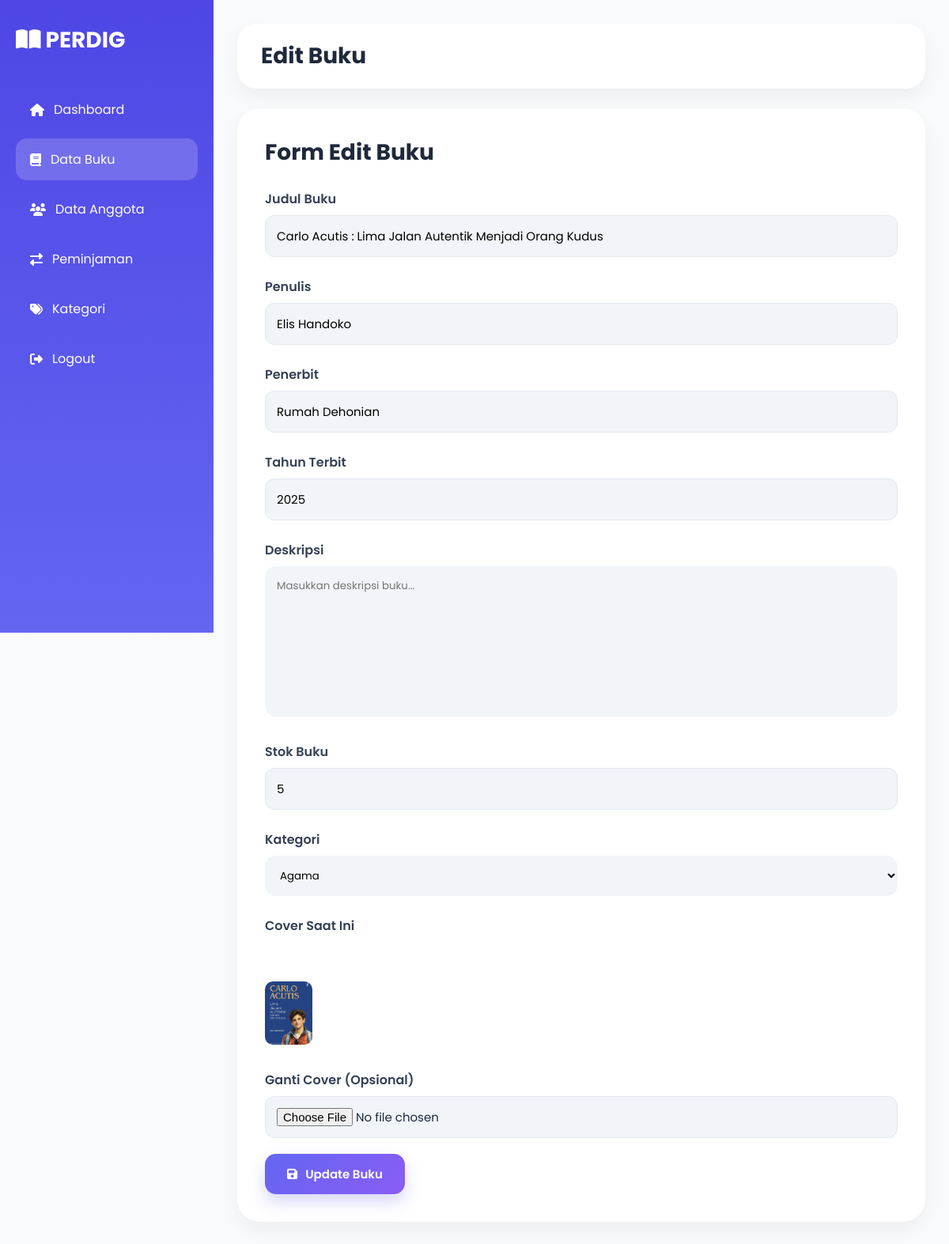
Page /admin/edit-buku.php?id=7 on the committed database.
### tables this page shows
CREATE TABLE `buku` (
  `id_buku` int(11) NOT NULL,
  `judul` varchar(200) NOT NULL,
  `penulis` varchar(100) NOT NULL,
  `penerbit` varchar(100) DEFAULT NULL,
  `tahun_terbit` year(4) DEFAULT NULL,
  `stok` int(11) DEFAULT 0,
  `cover` varchar(255) DEFAULT NULL,
  `deskripsi` text DEFAULT NULL,
  `id_kategori` int(11) DEFAULT NULL
);

CREATE TABLE `kategori` (
  `id_kategori` int(11) NOT NULL,
  `nama_kategori` varchar(100) NOT NULL
);

### admin/edit-buku.php (the view, shortened to what this page needs)
<?php
include '../koneksi.php';
$id = $_GET['id'];
$buku = mysqli_query($koneksi,"
SELECT * FROM buku
WHERE id_buku='$id'
");
$dataBuku = mysqli_fetch_assoc($buku);
$kategori = mysqli_query($koneksi,"
SELECT * FROM kategori
");
?>
<!DOCTYPE html>
<html lang="id">
<head>
<link rel="stylesheet"
href="https://cdnjs.cloudflare.com/ajax/libs/font-awesome/6.5.1/css/all.min.css">
<link rel="stylesheet"
href="../style.css">
</head>
<body>
<div class="wrapper">
    <div class="sidebar">
        <div class="logo">
            <i class="fas fa-book-open"></i>
            PERDIG
        </div>
        <ul class="menu">
            <li>
                <a href="index.php">
                    <i class="fas fa-home"></i>
                    <span>Dashboard</span>
                </a>
            </li>
            <li class="active">
                <a href="buku.php">
                    <i class="fas fa-book"></i>
                    <span>Data Buku</span>
                </a>
            </li>
            <li>
                <a href="anggota.php">
                    <i class="fas fa-users"></i>
                    <span>Data Anggota</span>
                </a>
            </li>
            <li>
                <a href="peminjaman.php">
                    <i class="fas fa-exchange-alt"></i>
                    <span>Peminjaman</span>
                </a>
            </li>
            <li>
                <a href="kategori.php">
                    <i class="fas fa-tags"></i>
                    <span>Kategori</span>
                </a>
            </li>
            <li>
                <a href="../logout.php">
                    <i class="fas fa-sign-out-alt"></i>
                    <span>Logout</span>
                </a>
            </li>
        </ul>
    </div>
    <div class="main">
        <div class="topbar">
            <h2>Edit Buku</h2>
        </div>
        <div class="form-container">
            <div class="form-header">
                <h3>Form Edit Buku</h3>
            </div>
            <form method="POST"
            enctype="multipart/form-data">
                <div class="form-group">
                    <label>Judul Buku</label>
                    <input
                    type="text"
                    name="judul"
                    value="<?= $dataBuku['judul']; ?>"
                    required>
                </div>
                <div class="form-group">
                    <label>Penulis</label>
                    <input
                    type="text"
                    name="penulis"
                    value="<?= $dataBuku['penulis']; ?>"
                    required>
                </div>
                <div class="form-group">
                    <label>Penerbit</label>
                    <input
                    type="text"
                    name="penerbit"
                    value="<?= $dataBuku['penerbit']; ?>"
                    required>
                </div>
                <div class="form-group">
                    <label>Tahun Terbit</label>
                    <input
                    type="number"
                    name="tahun"
                    value="<?= $dataBuku['tahun_terbit']; ?>"
                    required>
                </div>
                <div class="form-group">
                    <label>Deskripsi</label>
                    <textarea
                    name="deskripsi"
                    rows="8"
                    placeholder="Masukkan deskripsi buku..."><?= isset($data) ? $data['deskripsi'] : ''; ?></textarea>
                </div>
                <div class="form-group">
                    <label>Stok Buku</label>
                    <input
                    type="number"
                    name="stok"
                    value="<?= $dataBuku['stok']; ?>"
                    required>
                </div>
                <div class="form-group">
                    <label>Kategori</label>
                    <select name="kategori" required>
                        <?php
                        while($kat = mysqli_fetch_assoc($kategori)){
                        ?>
                        <option
                        value="<?= $kat['id_kategori']; ?>"
                        <?= ($kat['id_kategori'] == $dataBuku['id_kategori']) ? 'selected' : ''; ?>>
                        <?= $kat['nama_kategori']; ?>
                        </option>
                        <?php } ?>
                    </select>
                </div>
                <div class="form-group">
                    <label>Cover Saat Ini</label>
                    <br><br>
                    <img
                    src="../uploads/<?= $dataBuku['cover']; ?>"
                    class="book-cover">
                </div>
                <div class="form-group">
                    <label>Ganti Cover (Opsional)</label>
                    <input
                    type="file"
                    name="cover">
                </div>
                <button
                type="submit"
                name="submit"
                class="btn-submit">
                    <i class="fas fa-save"></i>
                    Update Buku
                </button>
            </form>
        </div>
    </div>
</div>
</body>
</html>

### style.css (style rules this page uses)
* { margin:0; padding:0; box-sizing:border-box; font-family:'Poppins',sans-serif; }
body { background:#f8fafc; color:#1e293b; }
a { text-decoration:none; }
.wrapper { display:flex; min-height:100vh; }
.main { flex:1; margin-left:270px; padding:30px; }
.sidebar { width:270px; height:100vh; position:fixed; left:0; top:0; background:linear-gradient( 180deg, #4f46e5, #6366f1 ); padding:30px 20px; }
.logo { color:white; font-size:28px; font-weight:700; margin-bottom:40px; }
.menu { list-style:none; }
.menu li { margin-bottom:10px; }
.menu li a { display:flex; align-items:center; gap:12px; color:white; padding:14px 18px; border-radius:14px; transition:0.3s; }
.menu .active a { background:rgba(255,255,255,0.18); }
.topbar { background:white; padding:20px 30px; border-radius:24px; margin-bottom:25px; box-shadow: 0 10px 25px rgba(0,0,0,0.05); }
.topbar h2 { font-size:28px; }
.book-cover { width:60px; height:80px; object-fit:cover; border-radius:10px; }
.form-container { max-width:900px; background:white; padding:35px; border-radius:28px; box-shadow: 0 10px 25px rgba(0,0,0,0.05); }
.form-header { margin-bottom:25px; }
.form-header h3 { font-size:28px; }
.form-group { margin-bottom:20px; }
.form-group label { display:block; margin-bottom:8px; font-weight:600; }
.form-group input, .form-group select, .form-group textarea { width:100%; padding:15px; border:none; border-radius:14px; background:#f1f5f9; outline:none; }
.form-group textarea { min-height:120px; resize:none; }
.btn-submit { border:none; outline:none; background:linear-gradient( 135deg, #6366f1, #8b5cf6 ); color:white; padding:14px 28px; border-radius:14px; font-size:15px; font-weight:600; cursor:pointer; display:inline-flex; align-items:center; gap:10px; transition:0.3s; box-shadow: 0 10px 20px rgba(99,102,241,0.25); }
.form-group { margin-top:25px; }
.form-group label { display:block; margin-bottom:10px; font-weight:600; }
.form-group input { width:100%; padding:14px; border:1px solid #e2e8f0; border-radius:12px; font-size:15px; }
.form-group label { display:block; margin-bottom:8px; font-weight:600; color:#334155; }
textarea { width:100%; padding:12px; border:1px solid #ddd; border-radius:12px; resize:vertical; font-family:'Poppins',sans-serif; }

### rows in the picture
buku: judul "Carlo Acutis : Lima Jalan Autentik Menjadi Orang Kudus", penulis "Elis Handoko", penerbit "Rumah Dehonian", tahun "2025", stok "5", kategori "Agama", cover (picture)
